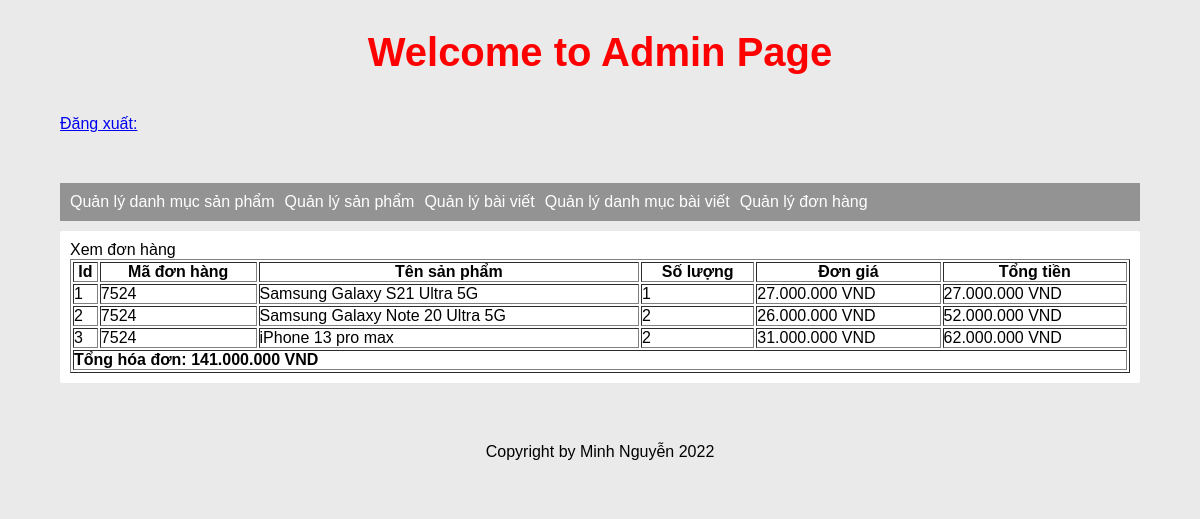
The app's page /admin/index.php?action=donhang&query=xemdonhang&code=7524 (signed in) with its own data.
### tables this page shows
CREATE TABLE `chitietdonhang` (
  `id_chitietdonhang` int(11) NOT NULL,
  `id_sanpham` int(11) NOT NULL,
  `id_donhang` varchar(100) NOT NULL,
  `soluongmua` int(11) NOT NULL
);

CREATE TABLE `sanpham` (
  `id_sanpham` int(11) NOT NULL,
  `tensp` varchar(250) NOT NULL,
  `masp` varchar(100) NOT NULL,
  `giasp` varchar(100) NOT NULL,
  `soluong` int(11) NOT NULL,
  `hinhanh` varchar(100) NOT NULL,
  `tomtat` tinytext NOT NULL,
  `mota` text NOT NULL,
  `tinhtrang` int(11) NOT NULL,
  `id_danhmuc` int(11) NOT NULL
);

### admin/modules/quanlydonhang/xemdonhang.php (the view)
<p>Xem đơn hàng</p>
<?php
    $code = $_GET['code'];
    $sql_lietke_dh = "SELECT * FROM chitietdonhang,sanpham WHERE chitietdonhang.id_sanpham=sanpham.id_sanpham AND
    chitietdonhang.id_donhang='".$code."' ORDER BY chitietdonhang.id_chitietdonhang DESC";
    $query_lietke_dh = mysqli_query($conn, $sql_lietke_dh);
?>
<table style="width:100%" border=1 style="border-collapse: collapse;">
    <tr>
        <th>Id</th>
        <th>Mã đơn hàng</th>
        <th>Tên sản phẩm</th>
        <th>Số lượng</th>
        <th>Đơn giá</th>
        <th>Tổng tiền</th>
    </tr>
    <?php
    $i = 0;
    $tonghoadon = 0;
    while($row = mysqli_fetch_array($query_lietke_dh)){
        $i++;
        $tongbill = $row['giasp']*$row['soluongmua'];
        $tonghoadon += $tongbill;
    ?>
    <tr>
        <td><?php echo $i ?></td>
        <td><?php echo $row['id_donhang'] ?></td>
        <td><?php echo $row['tensp'] ?></td>
        <td><?php echo $row['soluongmua'] ?></td>
        <td><?php echo number_format($row['giasp'],0,',','.').' VND' ?></td>
        <td><?php echo number_format($row['giasp']*$row['soluongmua'],0,',','.').' VND' ?></td>
    </tr>
    <?php
    }
    ?>
    <tr>
        <th colspan ="6">
            <p style="float:left;">Tổng hóa đơn: <?php echo number_format($tonghoadon,0,',','.').' VND' ?></p>
        </th>
    </tr>
</table>

### admin/css/styles_admin.css (style rules this page uses)
* { margin:0; padding: 0; box-sizing: border-box; font-family: Arial, Helvetica, sans-serif; }
html { background-color: var(--color-1); }
:root { --color-1: #eaeaea; --color-2: #fe0000; --color-3: #939393; }

### css/style.css (style rules this page uses)
* { margin: 0; padding: 0; box-sizing: border-box; font-family: Arial, Helvetica, sans-serif; }
:root { --color-1: #eaeaea; --color-2: #fe0000; --color-3: #939393; }

### records on screen
chitietdonhang: id_donhang "7524", id_sanpham.tensp "Samsung Galaxy S21 Ultra 5G", soluongmua "1", id_sanpham.giasp "27.000.000", $row['giasp']*$row['soluongmua'] "27.000.000"
chitietdonhang: id_donhang "7524", id_sanpham.tensp "Samsung Galaxy Note 20 Ultra 5G", soluongmua "2", id_sanpham.giasp "26.000.000", $row['giasp']*$row['soluongmua'] "52.000.000"
chitietdonhang: id_donhang "7524", id_sanpham.tensp "iPhone 13 pro max", soluongmua "2", id_sanpham.giasp "31.000.000", $row['giasp']*$row['soluongmua'] "62.000.000"

### other values on screen
$tonghoadon "141.000.000"
